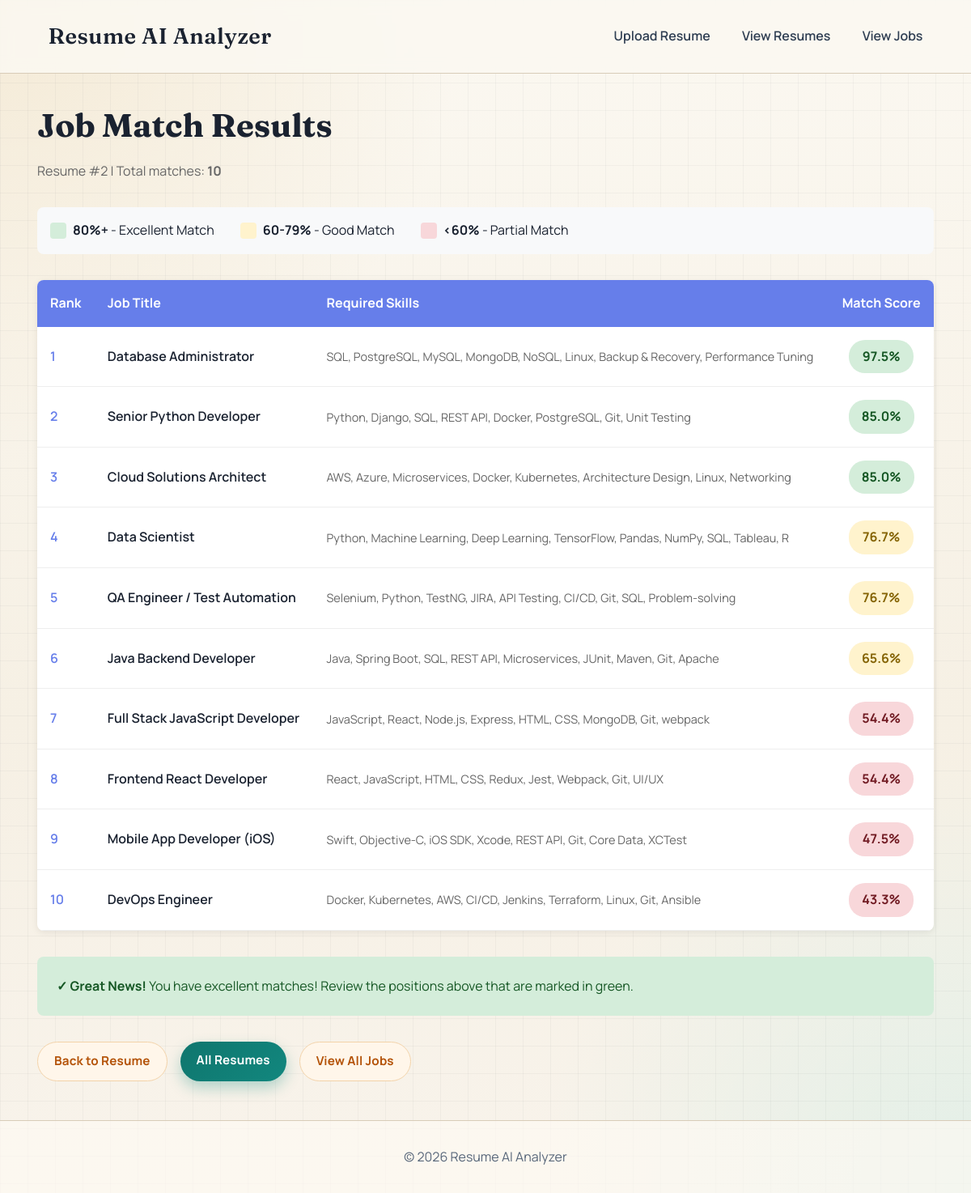
Screenshot of /analyzer/resume/2/matches/ with the database file from the repository.
### analyzer/models.py (models this page shows)
class Resume(models.Model):
    file = models.FileField(upload_to = 'resumes/')
    uploaded_at = models.DateTimeField(auto_now_add=True)

class MatchResult(models.Model):
    resume = models.ForeignKey(Resume, on_delete=models.CASCADE)
    job = models.ForeignKey(Job, on_delete=models.CASCADE)
    score = models.FloatField()

class Job(models.Model):
    title = models.CharField(max_length=255)
    description = models.TextField()
    required_skills = models.TextField()

### analyzer/views.py (the view)
# urls.py: path('resume/<int:pk>/matches/', views.match_results, name='match_results'),
def match_results(request, pk):
    resume = get_object_or_404(Resume, pk=pk)
    matches = MatchResult.objects.filter(resume=resume).select_related('job').order_by('-score')
    context = {
        'resume': resume,
        'matches': matches,
        'total_matches': matches.count()
    }
    return render(request, 'analyzer/match_results.html', context)

### analyzer/templates/analyzer/match_results.html (shortened to what this page needs)
{% extends 'analyzer/base.html' %}
{% block content %}
<h1>Job Match Results</h1>
<p style="margin-bottom: 2rem; color: #666;">Resume #{{ resume.id }} | Total matches: <strong>{{ total_matches }}</strong></p>
<div class="legend">
    <div class="legend-item">
        <div class="legend-box" style="background: #d4edda;"></div>
        <span><strong>80%+</strong> - Excellent Match</span>
    </div>
    <div class="legend-item">
        <div class="legend-box" style="background: #fff3cd;"></div>
        <span><strong>60-79%</strong> - Good Match</span>
    </div>
    <div class="legend-item">
        <div class="legend-box" style="background: #f8d7da;"></div>
        <span><strong>&lt;60%</strong> - Partial Match</span>
    </div>
</div>
{% if matches %}
    <div style="background: white; border-radius: 8px; box-shadow: 0 2px 8px rgba(0,0,0,0.08); overflow: hidden;">
        <table style="width: 100%; border-collapse: collapse;">
            <thead style="background: #667eea; color: white;">
                <tr>
                    <th style="padding: 1rem; text-align: left;">Rank</th>
                    <th style="padding: 1rem; text-align: left;">Job Title</th>
                    <th style="padding: 1rem; text-align: left;">Required Skills</th>
                    <th style="padding: 1rem; text-align: center;">Match Score</th>
                </tr>
            </thead>
            <tbody>
                {% for match in matches %}
                    <tr style="border-bottom: 1px solid #eee;">
                        <td style="padding: 1rem; font-weight: 600; color: #667eea;">{{ forloop.counter }}</td>
                        <td style="padding: 1rem; font-weight: 600;">{{ match.job.title }}</td>
                        <td style="padding: 1rem; color: #666; font-size: 0.9rem;">{{ match.job.required_skills|truncatewords:15 }}</td>
                        <td style="padding: 1rem; text-align: center;">
                            <span class="score-pill {% if match.score >= 80 %}score-high{% elif match.score >= 60 %}score-medium{% else %}score-low{% endif %}">
                                {{ match.score|floatformat:1 }}%
                            </span>
                        </td>
                    </tr>
                {% endfor %}
            </tbody>
        </table>
    </div>
    {% if matches.0.score >= 80 %}
        <div style="background: #d4edda; padding: 1.5rem; border-radius: 8px; margin-top: 2rem; color: #155724;">
            <strong>✓ Great News!</strong> You have excellent matches! Review the positions above that are marked in green.
        </div>
    {% elif matches.0.score >= 60 %}
        <div style="background: #fff3cd; padding: 1.5rem; border-radius: 8px; margin-top: 2rem; color: #856404;">
            <strong>⚡ Good Opportunities!</strong> You have several good matches. Consider the top-ranked positions.
        </div>
    {% else %}
        <div style="background: #f8d7da; padding: 1.5rem; border-radius: 8px; margin-top: 2rem; color: #721c24;">
            <strong>ℹ Note:</strong> You have some matching opportunities. Consider building more skills to improve your fit with available positions.
        </div>
    {% endif %}
{% endif %}
<div style="margin-top: 2rem; display: flex; gap: 1rem; flex-wrap: wrap;">
    <a href="{% url 'resume_detail' resume.id %}" class="btn secondary">Back to Resume</a>
    <a href="{% url 'resume_list' %}" class="btn">All Resumes</a>
    <a href="{% url 'job_list' %}" class="btn secondary">View All Jobs</a>
</div>
{% endblock %}

### analyzer/templates/analyzer/base.html (style rules this page uses)
:root { --ink-900: #1a2230; --ink-700: #2f3e52; --ink-500: #58677a; --paper-100: #f6f3ea; --paper-200: #efe8dc; --paper-300: #e2d4bc; --brand-700: #0f766e; --brand-600: #12877e; --accent-600: #b45309; --accent-500: #c86410; --ok-100: #dff6ec; --ok-700: #1b6b48; --danger-100: #ffe4df; --danger-700: #8f2f24; --line: #d8ccb8; --shadow-lg: 0 16px 38px rgba(20, 26, 34, 0.12); --shadow-sm: 0 8px 20px rgba(20, 26, 34, 0.08); --radius-lg: 20px; --radius-md: 12px; --space-1: 0.5rem; --space-2: 0.75rem; --space-3: 1rem; --space-4: 1.5rem; --space-5: 2rem; --space-6: 3rem; --max-content: 1140px; }
* { margin: 0; padding: 0; box-sizing: border-box; }
body { font-family: 'Manrope', 'Segoe UI', sans-serif; background: radial-gradient(circle at 0% 0%, #f4ead6 0%, transparent 30%), radial-gradient(circle at 100% 100%, #e2efe7 0%, transparent 28%), linear-gradient(180deg, #fbf8f1 0%, #f6f0e4 60%, #f8f3eb 100%); color: var(--ink-900); min-height: 100vh; line-height: 1.6; position: relative; }
body::before { content: ''; position: fixed; inset: 0; background-image: linear-gradient(rgba(39, 52, 69, 0.04) 1px, transparent 1px), linear-gradient(90deg, rgba(39, 52, 69, 0.04) 1px, transparent 1px); background-size: 34px 34px; pointer-events: none; z-index: -1; }
h1 { margin-bottom: var(--space-2); color: var(--ink-900); font-family: 'Fraunces', Georgia, serif; font-size: clamp(1.8rem, 3.8vw, 2.5rem); }
.btn { display: inline-block; padding: 0.7rem 1.25rem; background: linear-gradient(135deg, var(--brand-700), var(--brand-600)); color: white; text-decoration: none; border-radius: 999px; border: none; cursor: pointer; font-size: 0.95rem; font-weight: 700; letter-spacing: 0.01em; transition: transform 0.2s ease, box-shadow 0.2s ease, filter 0.2s ease; box-shadow: 0 8px 18px rgba(18, 135, 126, 0.3); }
.btn.secondary { background: #fff6ea; color: var(--accent-600); border: 1px solid #f2d2a9; box-shadow: none; }

### analyzer/templates/analyzer/match_results.html (style rules this page uses)
.score-pill { padding: 0.5rem 1rem; border-radius: 20px; font-weight: bold; font-size: 1rem; min-width: 80px; display: inline-block; text-align: center; }
.score-high { background: #d4edda; color: #155724; }
.score-medium { background: #fff3cd; color: #856404; }
.score-low { background: #f8d7da; color: #721c24; }
.legend { display: flex; gap: 2rem; margin-bottom: 2rem; flex-wrap: wrap; padding: 1rem; background: #f8f9fa; border-radius: 8px; }
.legend-item { display: flex; align-items: center; gap: 0.5rem; }
.legend-box { width: 20px; height: 20px; border-radius: 4px; }

### rows the page displays
Resume: id "2"
MatchResult: job "Database Administrator", job.required_skills "SQL, PostgreSQL, MySQL, MongoDB, NoSQL, Linux, Backup & Recovery, Performance Tuning", score "97.5"
MatchResult: job "Senior Python Developer", job.required_skills "Python, Django, SQL, REST API, Docker, PostgreSQL, Git, Unit Testing", score "85.0"
MatchResult: job "Cloud Solutions Architect", job.required_skills "AWS, Azure, Microservices, Docker, Kubernetes, Architecture Design, Linux, Networking", score "85.0"
MatchResult: job "Data Scientist", job.required_skills "Python, Machine Learning, Deep Learning, TensorFlow, Pandas, NumPy, SQL, Tableau, R", score "76.7"
MatchResult: job "QA Engineer / Test Automation", job.required_skills "Selenium, Python, TestNG, JIRA, API Testing, CI/CD, Git, SQL, Problem-solving", score "76.7"
MatchResult: job "Java Backend Developer", job.required_skills "Java, Spring Boot, SQL, REST API, Microservices, JUnit, Maven, Git, Apache", score "65.6"
MatchResult: job "Full Stack JavaScript Developer", job.required_skills "JavaScript, React, Node.js, Express, HTML, CSS, MongoDB, Git, webpack", score "54.4"
MatchResult: job "Frontend React Developer", job.required_skills "React, JavaScript, HTML, CSS, Redux, Jest, Webpack, Git, UI/UX", score "54.4"
MatchResult: job "Mobile App Developer (iOS)", job.required_skills "Swift, Objective-C, iOS SDK, Xcode, REST API, Git, Core Data, XCTest", score "47.5"
MatchResult: job "DevOps Engineer", job.required_skills "Docker, Kubernetes, AWS, CI/CD, Jenkins, Terraform, Linux, Git, Ansible", score "43.3"

### other values shown
{{ total_matches }} "10"
